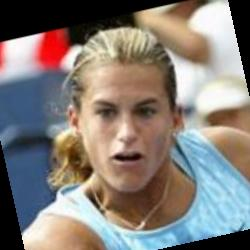
#> input picture extracted_images/Amelie_Mauresmo_0016.jpg, 250 x 250 px
$ python -i ai_engine.py   (imports and definitions only)
#> lines starting #> are read from the running program, lines starting #| are printed output that depends on the picture
### db_helper.py
import os
import sqlite3
import struct
import json
import math
from datetime import datetime
import ai_engine

BASE_DIR = os.path.dirname(os.path.abspath(__file__))
DB_PATH = os.path.join(BASE_DIR, "output_dataset", "database", "crime_analysis.db")
GEOJSON_PATH = os.path.join(BASE_DIR, "output_dataset", "geojson", "area_hotspots.geojson")
FACES_DIR = os.path.join(BASE_DIR, "output_dataset", "mock_images", "faces")
os.makedirs(FACES_DIR, exist_ok=True)

def get_db_connection():
    conn = sqlite3.connect(DB_PATH)
    conn.row_factory = sqlite3.Row
    return conn

# [379 lines left out: functions get_kpis, get_all_police_officers, get_fir_records, get_fir_statistics, get_geojson_boundaries, get_criminals and 3 more, not called in this run]

def get_all_face_encodings():
    conn = get_db_connection()
    c = conn.cursor()
    rows = c.execute("""
        SELECT f.face_id, f.criminal_id, f.image_path, f.face_encoding, f.confidence_score,
               c.full_name, c.nickname, c.risk_level, c.criminal_category, c.wanted_status, c.mugshot_image
        FROM face_recognition_data f
        JOIN criminal_records c ON f.criminal_id = c.criminal_id
    """).fetchall()

    face_data = []
    for r in rows:
        blob = r["face_encoding"]
        vec = list(struct.unpack('128f', blob)) if blob and len(blob) == 128 * 4 else [0.0] * 128
        face_data.append({
            "face_id": r["face_id"], "criminal_id": r["criminal_id"], "full_name": r["full_name"],
            "nickname": r["nickname"], "risk_level": r["risk_level"], "criminal_category": r["criminal_category"],
            "wanted_status": r["wanted_status"], "image_path": r["image_path"], "mugshot_image": r["mugshot_image"],
            "encoding": vec
        })
    conn.close()
    return face_data

# [104 lines left out: functions get_all_modus_operandi, get_area_statistics, get_criminals_near, get_nearest_officers, get_network_graph, get_analytics_charts_data and 1 more, not called in this run]

### ai_engine.py
import os
import io
import math
import json
import random
import time
import joblib
from datetime import datetime, timedelta
import numpy as np
import pandas as pd
from PIL import Image
from sklearn.metrics.pairwise import cosine_similarity
import db_helper

BASE_DIR = os.path.dirname(os.path.abspath(__file__))
MODEL_PATH = os.path.join(BASE_DIR, "output_dataset", "database", "crime_risk_model.pkl")
METRICS_PATH = os.path.join(BASE_DIR, "output_dataset", "database", "crime_risk_metrics.json")

# Global Cache for Trained Model
LOADED_MODEL_BUNDLE = None
LOADED_METRICS_REPORT = None

# [349 lines left out: functions load_trained_ml_model_bundle, extract_face_vector_from_image_bytes, match_face_encoding, match_uploaded_photo, analyze_cctv_frame, match_crime_mo and 3 more, not called in this run]

def euclidean_distance(v1, v2):
    return math.sqrt(sum((a - b) ** 2 for a, b in zip(v1, v2)))

>>> import cv2
>>> picture = cv2.imread('extracted_images/Amelie_Mauresmo_0016.jpg', cv2.IMREAD_GRAYSCALE)
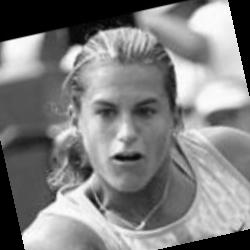
#> picture: shape (250, 250); min 0, max 255, mean 127.6
>>> result = match_uploaded_photo(picture)
#> in match_uploaded_photo, `vec_128d, face_detected = extract_face_vector_from_image_bytes(image_b..`: vec_128d = 128 values, max 0.783 at index 49, min -0.696 at index 54, mean -0.0184; face_detected = False
#> (the run stopped early here; a loop or call above may not have finished)

$ run again, on extracted_images/Barbara_Bach_0001.jpg
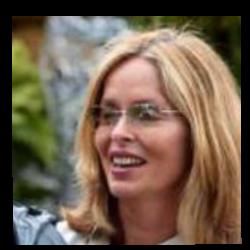
#> input picture extracted_images/Barbara_Bach_0001.jpg, 250 x 250 px
#> `picture = cv2.imread('extracted_images/Amelie_Mauresmo_0016.jpg', cv2...`:
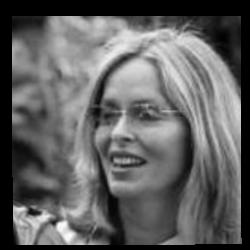
#> picture: shape (250, 250); min 0, max 254, mean 97.1
#> vec_128d = 128 values, max 0.783 at index 49, min -0.696 at index 54, mean -0.0184; face_detected = False

$ run again, on extracted_images/Barbara_Becker_0001.jpg
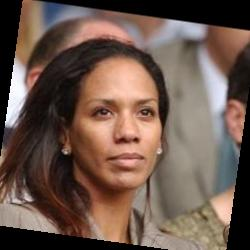
#> input picture extracted_images/Barbara_Becker_0001.jpg, 250 x 250 px
#> `picture = cv2.imread('extracted_images/Amelie_Mauresmo_0016.jpg', cv2...`:
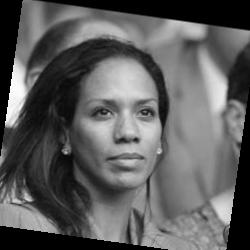
#> picture: shape (250, 250); min 0, max 255, mean 93
#> vec_128d = 128 values, max 0.783 at index 49, min -0.696 at index 54, mean -0.0184; face_detected = False

$ run again, on extracted_images/Barbara_Bodine_0001.jpg
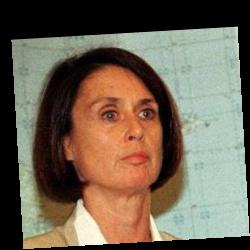
#> input picture extracted_images/Barbara_Bodine_0001.jpg, 250 x 250 px
#> `picture = cv2.imread('extracted_images/Amelie_Mauresmo_0016.jpg', cv2...`:
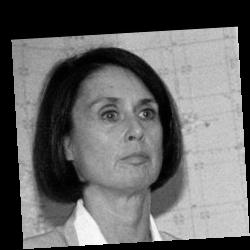
#> picture: shape (250, 250); min 0, max 255, mean 102.3
#> vec_128d = 128 values, max 0.783 at index 49, min -0.696 at index 54, mean -0.0184; face_detected = False
